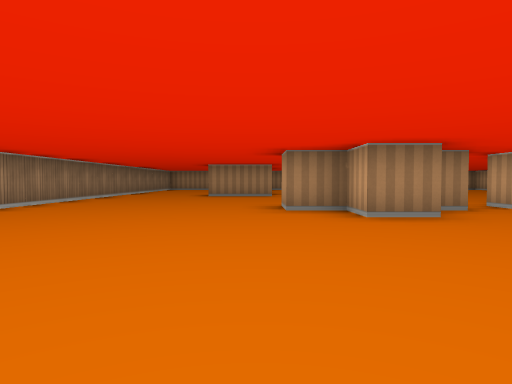
view 1 (above)

18 first-person views from a walk through a cub3D level. The camera is about half as high as the walls, tilts 2° down and sees 75° across. The floor is counted in squares. Each view is taken from the middle of a square. On the plan, view 1 faces up. The plan holds only what a view shows up to about 9 squares ahead; the rest is blank.

view 2
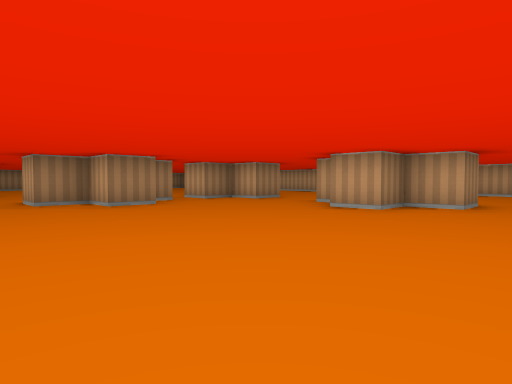

view 3
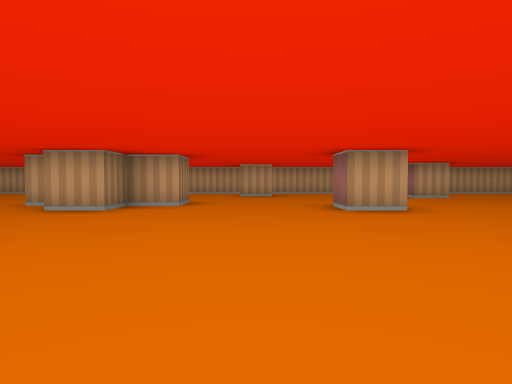

view 4
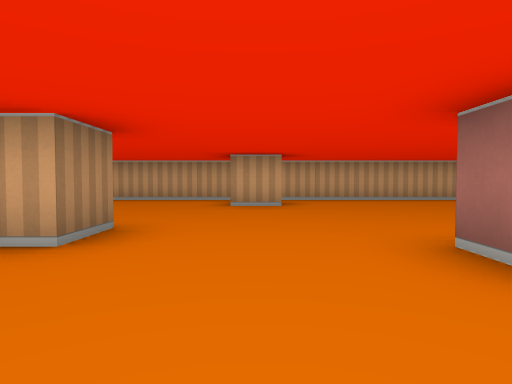

view 5
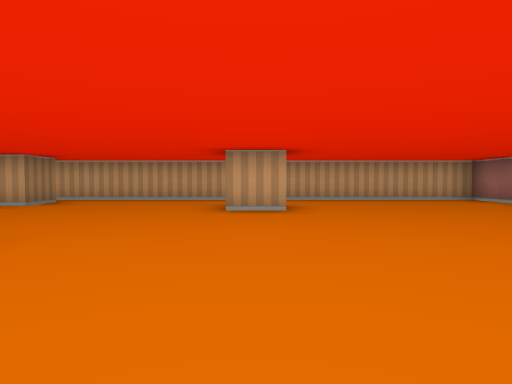

view 6
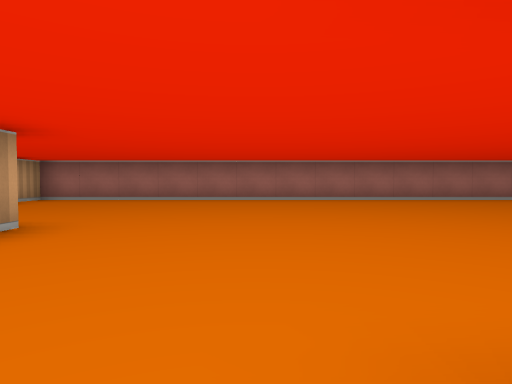

view 7
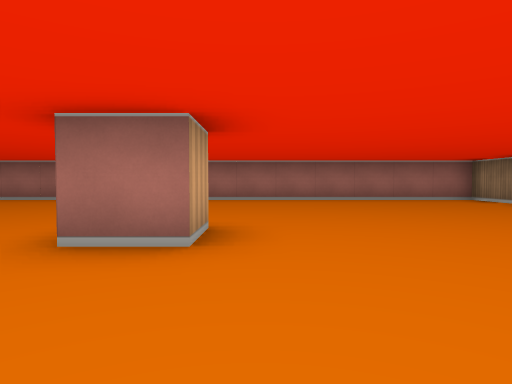

view 8
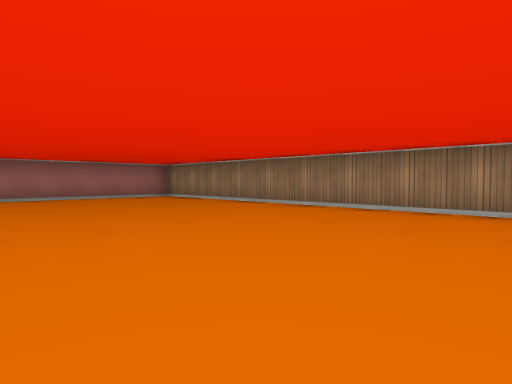

view 9
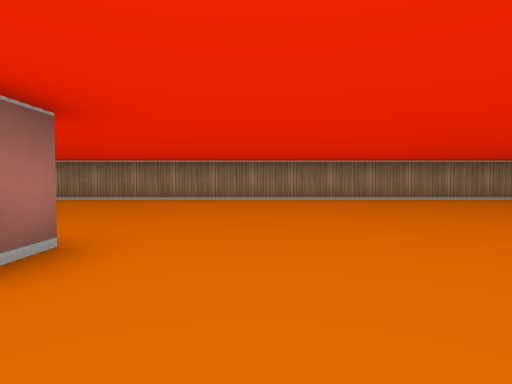

view 10
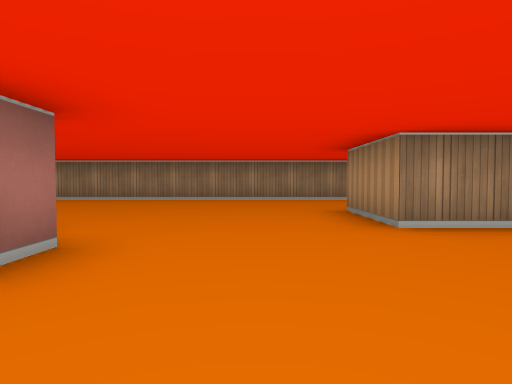

view 11
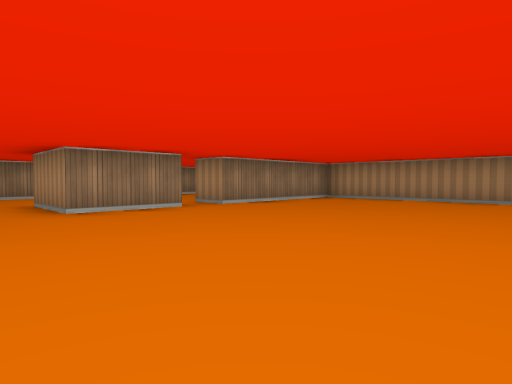

view 12
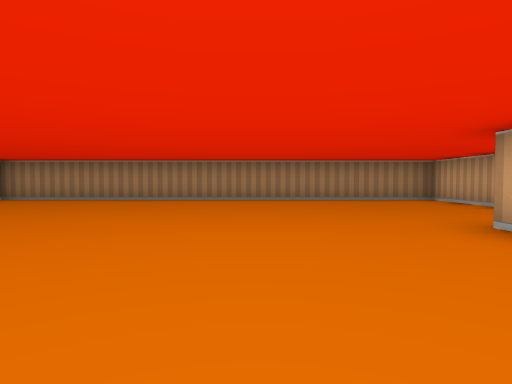

view 13
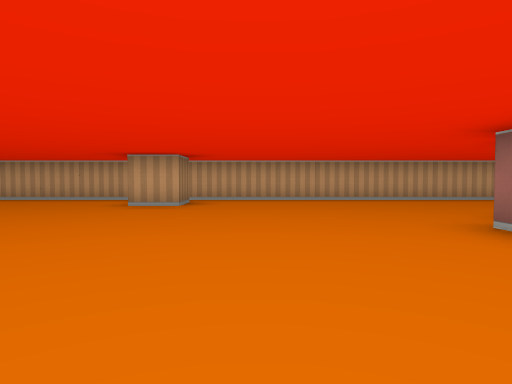

view 14
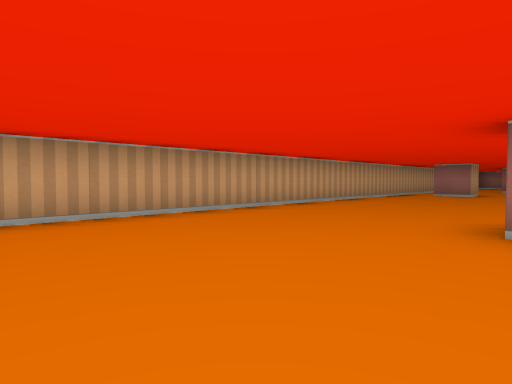

view 15
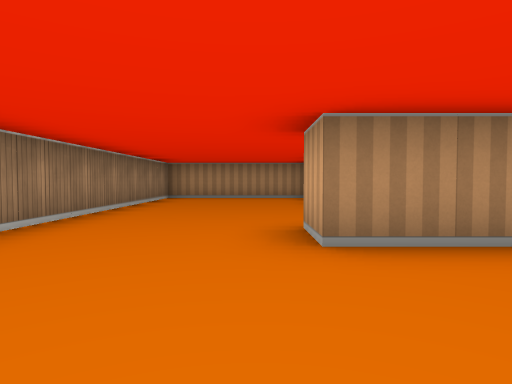

view 16
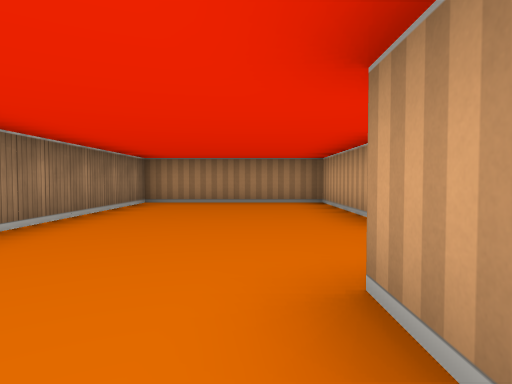

view 17
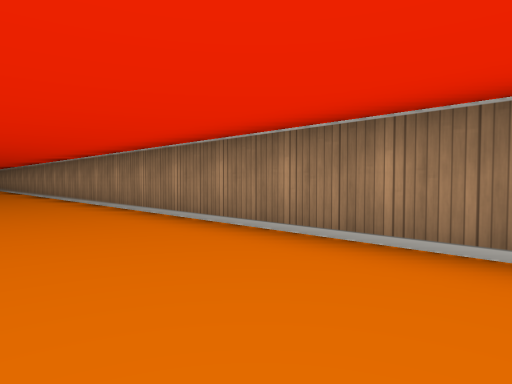

view 18
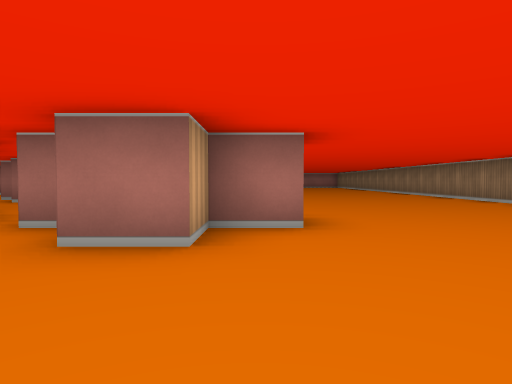

### Floor plan
Points are (right, up) in squares from view 1. A wall is a line through its corners. A room is listed if a view was taken in it or the views show most of it. See-through windows are left out.
Room 1 (views 1, 2, 3, 4, 5, 6, 7, 8, 9, 10, 11, 12, 13, 14, 15, 16, 17, 18)
walls: (2.6, 4.5) (1.5, 4.5) (1.5, 5.5) (0.5, 5.5) (0.5, 6.5) (1.5, 6.5) (1.5, 7.5) (2.5, 7.5); (3.6, 5.5) (3, 5.5); (4.5, 5.8) (4.5, 6.5); (6.6, -0.5) (5.5, -0.5) (5.5, 0.5) (4.5, 0.5) (4.5, 1.5); (3, 6.5) (3.5, 6.5); (4.5, -4.6) (4.5, -3.5) (5.5, -3.5); (10.5, -2.5) (9.5, -2.5) (9.5, -1.5); (1.5, -7.5) (1.5, -6.5) (2.5, -6.5); (0.5, 12.5) (0.5, 10.5) (-1.5, 10.5) (-1.5, 11.5); (8.5, -7.6) (8.5, -6.5); (10.5, 11.5) (9.5, 11.5) (9.5, 12.5); (-0.5, 14.5) (-0.5, 17.5) (-4.5, 17.5) (-4.5, -12.5) (11.5, -12.5) (11.5, 11.8); (11.5, 13.2) (11.5, 17.5) (0.5, 17.5) (0.5, 13.5) (-0.5, 13.5)

Positions as (right, up) in squares from view 1, and headings:
1: (0, 0), facing up
2: (-1, -2), facing up-right
3: (-1, -2), facing right
4: (3, -2), facing right
5: (3, -7), facing right
6: (6, -4), facing down
7: (1, -4), facing down
8: (1, -3), facing down-left
9: (4, -5), facing left
10: (4, 9), facing left
11: (6, 9), facing up-left
12: (7, 9), facing up
13: (3, 10), facing right
14: (7, 10), facing down-right
15: (-2, 8), facing up
16: (-2, 10), facing up
17: (-2, 9), facing down-left
18: (1, 10), facing down
